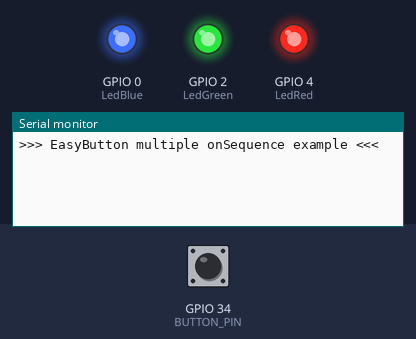
A sketch run on a simulated ESP32. Shown: output pins drawn as LEDs (lit = HIGH), the last lines printed to the serial monitor. The inputs (shaded band) are chosen by the test bench; at power-on: GPIO 34 (BUTTON_PIN) LOW. WiFi joins after 1.5 s; servers stay silent unless stated.

Above: at 1.2 s.
1.3 s: GPIO 34 (BUTTON_PIN) pulled HIGH for 3.2 s
At 2.9 s:
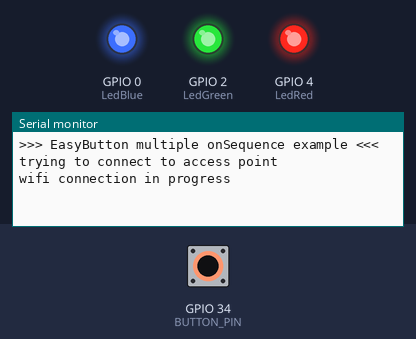
At 8.3 s:
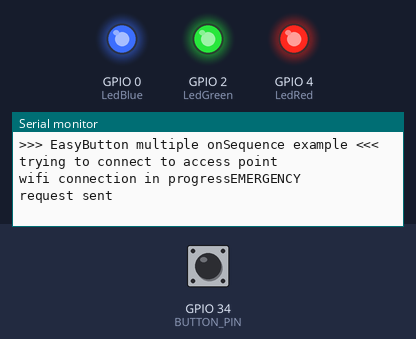

The sketch:

buttonSendTest.ino
```cpp
/*
  Name:    MultipleSequence.ino
  Created:  03/23/2020 12:45:23 AM
  Author: José Gabriel Companioni Benítez (https://github.com/elC0mpa)
  Description: Example to demostrate how to work with multiple sequences
*/

#include <Arduino.h>
#include <EasyButton.h>
#include <WiFi.h>
#include <WiFiMulti.h>

// Arduino pin where the button is connected to.
#define BUTTON_PIN 34
#define LedRed 4
#define LedBlue 0
#define LedGreen 2
#define Motor 33
#define BAUDRATE 115200

int ButtonPattern = 0;
int PressTime = 500; // Allows time for button pushes
int status = WL_IDLE_STATUS;


// Instance of the button.
EasyButton button(BUTTON_PIN,35,false,false); //Name(Button_pin,Debounce_Delay,pull_up_enable,invert_logic)

void setup()
{
  pinMode(LedBlue, OUTPUT);
  pinMode(LedRed, OUTPUT);
  pinMode(LedGreen,OUTPUT);
  digitalWrite(LedBlue, HIGH);
  digitalWrite(LedRed, HIGH);
  digitalWrite(LedGreen, HIGH);
  // Initialize Serial for debuging purposes.
  Serial.begin(BAUDRATE);

  Serial.println();
  Serial.println(">>> EasyButton multiple onSequence example <<<");

  // Initialize the button.
  button.begin();

  button.onSequence(3, 2000, hi);

  button.onSequence(2, 2000, leave);

  button.onPressedFor(1000, emergency);


}

void loop()
{
  // Continuously read the status of the button.
  button.read();
}

void sendSignal(char* ssid, char* password, String func){
  WiFiClient client;
  //connect to access point
  Serial.println("trying to connect to access point");

  while(WiFi.begin(ssid) != WL_CONNECTED) {
      Serial.print("wifi connection in progress");
      delay(5000);
  }
  delay(5);
  const uint16_t port = 80;
  const char * host = "192.168.4.1"; // ip or dns

  // Use WiFiClient class to create TCP connections

  Serial.println(func);

  //Check's if the client is connected and delays if it cannot connect
  while(!client.connect(host, port)) {
      delay(5000);
      Serial.println("trying to connect");
  }
  String output = "GET /" + func;
  client.println(output);
  Serial.print("request sent");
}

void emergency(){
  sendSignal("yourAP", "yourPassword", "EMERGENCY");
}

void hi(){
  sendSignal("yourAP", "yourPassword", "HI");
}
void leave(){
  sendSignal("yourAP", "yourPassword", "LEAVE");

}
```

Measured:
- after the input at 1.3 s, the serial monitor: prints a new line after 1.0 s (image 1)
